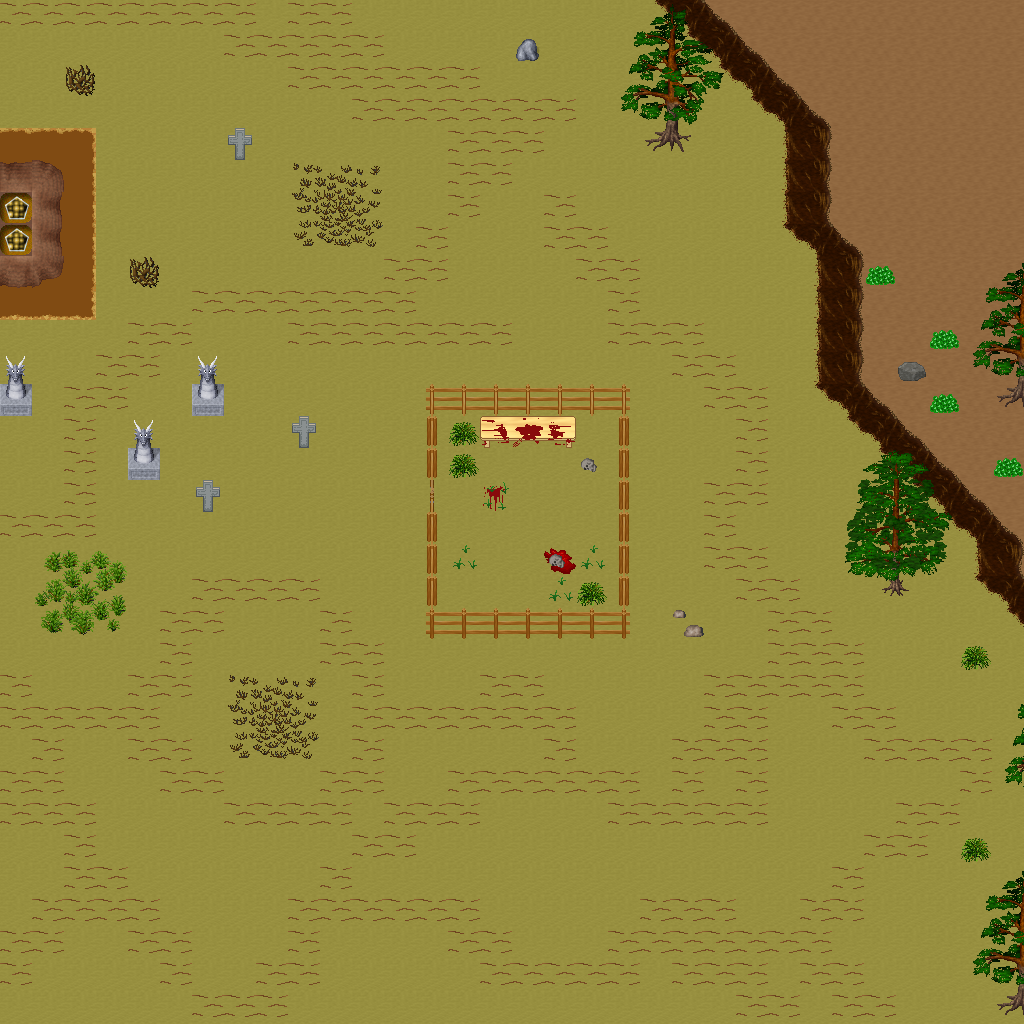

A level layout from a 2D game, rendered from its tile map. Below: a short description, then the map file with tile-grid data replaced by summaries:
An orthogonal 32x32 tile map with 32x32 px tiles, 5 tile layers (Ground, Objects, Objects2, Above, ...), 1 hidden layer not drawn, 57 tilesets.

<map version="1.10" tiledversion="1.11.0" orientation="orthogonal" renderorder="right-down" width="32" height="32" tilewidth="32" tileheight="32" infinite="0" nextlayerid="11" nextobjectid="1">
 <tileset firstgid="1" name="ground_ground" tilewidth="32" tileheight="32" tilecount="33" columns="3">
  <image source="../drawable/ground_ground.png" width="96" height="352" />
 </tileset>
 <tileset firstgid="34" name="ground_ice_ice" tilewidth="32" tileheight="32" tilecount="3" columns="3">
  <image source="../drawable/ground_ice_ice.png" width="96" height="32" />
 </tileset>
 <tileset firstgid="37" name="ground_indoor_brown_hole" tilewidth="32" tileheight="32" tilecount="56" columns="7">
  <image source="../drawable/ground_indoor_brown_hole.png" width="224" height="256" />
 </tileset>
 <tileset firstgid="93" name="ground_earth_edges" tilewidth="32" tileheight="32" tilecount="18" columns="6">
  <image source="../drawable/ground_earth_edges.png" width="192" height="96" />
 </tileset>
 <tileset firstgid="111" name="ground_rock_pebbles" tilewidth="32" tileheight="32" tilecount="3" columns="1">
  <image source="../drawable/ground_rock_pebbles.png" width="32" height="96" />
 </tileset>
 <tileset firstgid="114" name="item_corpse_huge_animal" tilewidth="32" tileheight="32" tilecount="16" columns="2">
  <image source="../drawable/item_corpse_huge_animal.png" width="64" height="256" />
 </tileset>
 <tileset firstgid="130" name="plant_flower_daisy_white" tilewidth="32" tileheight="32" tilecount="8" columns="2">
  <image source="../drawable/plant_flower_daisy_white.png" width="64" height="128" />
 </tileset>
 <tileset firstgid="138" name="ground_ridge_earth_dark" tilewidth="32" tileheight="32" tilecount="96" columns="12">
  <image source="../drawable/ground_ridge_earth_dark.png" width="384" height="256" />
 </tileset>
 <tileset firstgid="234" name="ground_grass_edges" tilewidth="32" tileheight="32" tilecount="36" columns="12">
  <image source="../drawable/ground_grass_edges.png" width="384" height="96" />
 </tileset>
 <tileset firstgid="270" name="ground_ridge_ice_2" tilewidth="32" tileheight="32" tilecount="42" columns="7">
  <image source="../drawable/ground_ridge_ice_2.png" width="224" height="192" />
 </tileset>
 <tileset firstgid="312" name="ground_ice_glacier" tilewidth="32" tileheight="32" tilecount="1" columns="1">
  <image source="../drawable/ground_ice_glacier.png" width="32" height="32" />
 </tileset>
 <tileset firstgid="313" name="plant_bush_large_brown" tilewidth="32" tileheight="32" tilecount="9" columns="3">
  <image source="../drawable/plant_bush_large_brown.png" width="96" height="96" />
 </tileset>
 <tileset firstgid="322" name="ground_ridge_ice" tilewidth="32" tileheight="32" tilecount="42" columns="7">
  <image source="../drawable/ground_ridge_ice.png" width="224" height="192" />
 </tileset>
 <tileset firstgid="364" name="plant_bush_various_small" tilewidth="32" tileheight="32" tilecount="9" columns="3">
  <image source="../drawable/plant_bush_various_small.png" width="96" height="96" />
 </tileset>
 <tileset firstgid="373" name="ground_rock_rocks_2" tilewidth="32" tileheight="32" tilecount="4" columns="2">
  <image source="../drawable/ground_rock_rocks_2.png" width="64" height="64" />
 </tileset>
 <tileset firstgid="377" name="ground_brown_2" tilewidth="32" tileheight="32" tilecount="2" columns="1">
  <image source="../drawable/ground_brown_2.png" width="32" height="64" />
 </tileset>
 <tileset firstgid="379" name="plant_bush_large_green" tilewidth="32" tileheight="32" tilecount="9" columns="3">
  <image source="../drawable/plant_bush_large_green.png" width="96" height="96" />
 </tileset>
 <tileset firstgid="388" name="plant_grasses" tilewidth="32" tileheight="32" tilecount="6" columns="3">
  <image source="../drawable/plant_grasses.png" width="96" height="64" />
 </tileset>
 <tileset firstgid="394" name="furniture_table_long_side_on_pale" tilewidth="32" tileheight="32" tilecount="3" columns="3">
  <image source="../drawable/furniture_table_long_side_on_pale.png" width="96" height="32" />
 </tileset>
 <tileset firstgid="397" name="item_blood_nsew_stains" tilewidth="32" tileheight="32" tilecount="4" columns="2">
  <image source="../drawable/item_blood_nsew_stains.png" width="64" height="64" />
 </tileset>
 <tileset firstgid="401" name="item_blood_floor_stains_2" tilewidth="32" tileheight="32" tilecount="4" columns="2">
  <image source="../drawable/item_blood_floor_stains_2.png" width="64" height="64" />
 </tileset>
 <tileset firstgid="405" name="item_statue_grey_stone" tilewidth="32" tileheight="32" tilecount="4" columns="2">
  <image source="../drawable/item_statue_grey_stone.png" width="64" height="64" />
 </tileset>
 <tileset firstgid="409" name="item_statue_cross" tilewidth="32" tileheight="32" tilecount="1" columns="1">
  <image source="../drawable/item_statue_cross.png" width="32" height="32" />
 </tileset>
 <tileset firstgid="410" name="item_button_gold" tilewidth="32" tileheight="32" tilecount="2" columns="2">
  <image source="../drawable/item_button_gold.png" width="64" height="32" />
 </tileset>
 <tileset firstgid="412" name="ground_rock_green_crystal" tilewidth="32" tileheight="32" tilecount="9" columns="3">
  <image source="../drawable/ground_rock_green_crystal.png" width="96" height="96" />
 </tileset>
 <tileset firstgid="421" name="item_statue_metal_and_stone" tilewidth="32" tileheight="32" tilecount="6" columns="3">
  <image source="../drawable/item_statue_metal_and_stone.png" width="96" height="64" />
 </tileset>
 <tileset firstgid="427" name="ground_ladder_horizontal_pale" tilewidth="32" tileheight="32" tilecount="3" columns="1">
  <image source="../drawable/ground_ladder_horizontal_pale.png" width="32" height="96" />
 </tileset>
 <tileset firstgid="430" name="building_fence_fence_chunky" tilewidth="32" tileheight="32" tilecount="21" columns="3">
  <image source="../drawable/building_fence_fence_chunky.png" width="96" height="224" />
 </tileset>
 <tileset firstgid="451" name="plant_bush_bushes" tilewidth="32" tileheight="32" tilecount="10" columns="5">
  <image source="../drawable/plant_bush_bushes.png" width="160" height="64" />
 </tileset>
 <tileset firstgid="461" name="item_blood_floor_stain" tilewidth="32" tileheight="32" tilecount="1" columns="1">
  <image source="../drawable/item_blood_floor_stain.png" width="32" height="32" />
 </tileset>
 <tileset firstgid="462" name="item_corpse_skull_dark" tilewidth="32" tileheight="32" tilecount="2" columns="2">
  <image source="../drawable/item_corpse_skull_dark.png" width="64" height="32" />
 </tileset>
 <tileset firstgid="464" name="logic_creature_human" tilewidth="32" tileheight="32" tilecount="5" columns="5">
  <image source="../drawable/logic_creature_human.png" width="160" height="32" />
 </tileset>
 <tileset firstgid="469" name="logic_creature_elemental" tilewidth="32" tileheight="32" tilecount="16" columns="8">
  <image source="../drawable/logic_creature_elemental.png" width="256" height="64" />
 </tileset>
 <tileset firstgid="485" name="logic_creature_undead" tilewidth="32" tileheight="32" tilecount="16" columns="8">
  <image source="../drawable/logic_creature_undead.png" width="256" height="64" />
 </tileset>
 <tileset firstgid="501" name="logic_item_sheepfood" tilewidth="32" tileheight="32" tilecount="1" columns="1">
  <image source="../drawable/logic_item_sheepfood.png" width="32" height="32" />
 </tileset>
 <tileset firstgid="502" name="logic_creature_sheep" tilewidth="32" tileheight="32" tilecount="1" columns="1">
  <image source="../drawable/logic_creature_sheep.png" width="32" height="32" />
 </tileset>
 <tileset firstgid="503" name="logic_collision" tilewidth="32" tileheight="32" tilecount="1" columns="1">
  <image source="../drawable/logic_collision.png" width="32" height="32" />
 </tileset>
 <tileset firstgid="504" name="plant_tree_taller_trees" tilewidth="32" tileheight="32" tilecount="32" columns="8">
  <image source="../drawable/plant_tree_taller_trees.png" width="256" height="128" />
 </tileset>
 <tileset firstgid="536" name="building_wall_int_clay" tilewidth="32" tileheight="32" tilecount="100" columns="10">
  <image source="../drawable/building_wall_int_clay.png" width="320" height="320" />
 </tileset>
 <tileset firstgid="636" name="plant_tree_pine_tree" tilewidth="32" tileheight="32" tilecount="20" columns="4">
  <image source="../drawable/plant_tree_pine_tree.png" width="128" height="160" />
 </tileset>
 <tileset firstgid="656" name="plant_tree_pine_tree_1" tilewidth="32" tileheight="32" tilecount="20" columns="4">
  <image source="../drawable/plant_tree_pine_tree_1.png" width="128" height="160" />
 </tileset>
 <tileset firstgid="676" name="plant_stump_hollow_logs" tilewidth="32" tileheight="32" tilecount="6" columns="3">
  <image source="../drawable/plant_stump_hollow_logs.png" width="96" height="64" />
 </tileset>
 <tileset firstgid="682" name="plant_stump_small_stump" tilewidth="32" tileheight="32" tilecount="4" columns="2">
  <image source="../drawable/plant_stump_small_stump.png" width="64" height="64" />
 </tileset>
 <tileset firstgid="686" name="plant_stump_stump_snow1" tilewidth="32" tileheight="32" tilecount="2" columns="2">
  <image source="../drawable/plant_stump_stump_snow1.png" width="64" height="32" />
 </tileset>
 <tileset firstgid="688" name="plant_stump_stump_snow" tilewidth="32" tileheight="32" tilecount="2" columns="2">
  <image source="../drawable/plant_stump_stump_snow.png" width="64" height="32" />
 </tileset>
 <tileset firstgid="690" name="building_decoration_rocks" tilewidth="32" tileheight="32" tilecount="6" columns="3">
  <image source="../drawable/building_decoration_rocks.png" width="96" height="64" />
 </tileset>
 <tileset firstgid="696" name="ground_rock_rocks" tilewidth="32" tileheight="32" tilecount="4" columns="2">
  <image source="../drawable/ground_rock_rocks.png" width="64" height="64" />
 </tileset>
 <tileset firstgid="700" name="ground_grass_corners" tilewidth="32" tileheight="32" tilecount="24" columns="6">
  <image source="../drawable/ground_grass_corners.png" width="192" height="128" />
 </tileset>
 <tileset firstgid="724" name="plant_lily_pads" tilewidth="32" tileheight="32" tilecount="2" columns="1">
  <image source="../drawable/plant_lily_pads.png" width="32" height="64" />
 </tileset>
 <tileset firstgid="726" name="plant_tree_snow_on_pine" tilewidth="32" tileheight="32" tilecount="20" columns="4">
  <image source="../drawable/plant_tree_snow_on_pine.png" width="128" height="160" />
 </tileset>
 <tileset firstgid="746" name="ground_stonecircle" tilewidth="32" tileheight="32" tilecount="81" columns="9">
  <image source="../drawable/ground_stonecircle.png" width="288" height="288" />
 </tileset>
 <tileset firstgid="827" name="object_rotating_crystal" tilewidth="32" tileheight="32" tilecount="48" columns="8">
  <image source="../drawable/object_rotating_crystal.png" width="256" height="192" />
 </tileset>
 <tileset firstgid="875" name="light_white_1x1" tilewidth="32" tileheight="32" tilecount="1" columns="1">
  <image source="../drawable/light_white_1x1.png" width="32" height="32" />
 </tileset>
 <tileset firstgid="876" name="light_light_5x5" tilewidth="32" tileheight="32" tilecount="25" columns="5">
  <image source="../drawable/light_light_5x5.png" width="160" height="160" />
 </tileset>
 <tileset firstgid="901" name="logic_creature_fowl" tilewidth="32" tileheight="32" tilecount="6" columns="6">
  <image source="../drawable/logic_creature_fowl.png" width="192" height="32" />
 </tileset>
 <tileset firstgid="907" name="building_wall_int_sandstone" tilewidth="32" tileheight="32" tilecount="15" columns="3">
  <image source="../drawable/building_wall_int_sandstone.png" width="96" height="160" />
 </tileset>
 <tileset firstgid="922" name="logic_creature_animal" tilewidth="32" tileheight="32" tilecount="32" columns="8">
  <image source="../drawable/logic_creature_animal.png" width="256" height="128" />
 </tileset>
 <layer id="1" name="Ground" width="32" height="32">
  <data>[1024 cells, 1024 non-empty, 3 distinct tile ids]</data>
 </layer>
 <layer id="2" name="Objects" width="32" height="32">
  <data>[1024 cells, 347 non-empty, 46 distinct tile ids]</data>
 </layer>
 <layer id="3" name="Objects2" width="32" height="32">
  <data>[1024 cells, 49 non-empty, 22 distinct tile ids]</data>
 </layer>
 <layer id="4" name="Above" width="32" height="32">
  <data>[1024 cells, 60 non-empty, 35 distinct tile ids]</data>
 </layer>
 <layer id="5" name="Above2" width="32" height="32">
  <data>[1024 cells, 0 non-empty, 0 distinct tile ids]</data>
 </layer>
 <layer id="6" name="Walkable" width="32" height="32" visible="0">
  <data>[1024 cells, 93 non-empty, 1 distinct tile ids]</data>
 </layer>
 <objectgroup id="7" name="Mapevents" />
 <objectgroup id="8" name="Spawn" />
 <objectgroup id="9" name="Keys" />
 <objectgroup id="10" name="Replace" />
</map>
